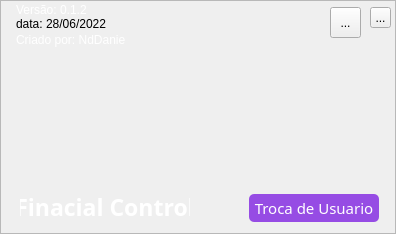
               <widget class="QWidget" name="page_central">
                <property name="styleSheet">
                 <string notr="true">QToolTip{
	background-color: rgb(170, 85, 255);
	color: rgb(255, 255, 255);
	border-left: 3px solid rgb(255, 255, 255);
	pedding-left: 8px;
}</string>
                </property>
                <layout class="QVBoxLayout" name="verticalLayout_3">
                 <property name="spacing">
                  <number>0</number>
                 </property>
                 <property name="leftMargin">
                  <number>0</number>
                 </property>
                 <property name="topMargin">
                  <number>0</number>
                 </property>
                 <property name="rightMargin">
                  <number>0</number>
                 </property>
                 <property name="bottomMargin">
                  <number>0</number>
                 </property>
                 <item>
                  <widget class="QFrame" name="centro">
                   <property name="minimumSize">
                    <size>
                     <width>396</width>
                     <height>234</height>
                    </size>
                   </property>
                   <property name="maximumSize">
                    <size>
                     <width>396</width>
                     <height>237</height>
                    </size>
                   </property>
                   <property name="styleSheet">
                    <string notr="true"/>
                   </property>
                   <property name="frameShape">
                    <enum>QFrame::StyledPanel</enum>
                   </property>
                   <property name="frameShadow">
                    <enum>QFrame::Raised</enum>
                   </property>
                   <widget class="QLabel" name="Nome">
                    <property name="geometry">
                     <rect>
                      <x>20</x>
                      <y>197</y>
                      <width>170</width>
                      <height>20</height>
                     </rect>
                    </property>
                    <property name="font">
                     <font>
                      <family>Segoe UI Semibold</family>
                      <pointsize>17</pointsize>
                      <bold>true</bold>
                     </font>
                    </property>
                    <property name="styleSheet">
                     <string notr="true">color:#ffffff</string>
                    </property>
                    <property name="text">
                     <string>Finacial Control</string>
                    </property>
                    <property name="alignment">
                     <set>Qt::AlignCenter</set>
                    </property>
                   </widget>
                   <widget class="QPushButton" name="TrocaDeUsuario">
                    <property name="geometry">
                     <rect>
                      <x>249</x>
                      <y>194</y>
                      <width>130</width>
                      <height>28</height>
                     </rect>
                    </property>
                    <property name="font">
                     <font>
                      <family>Segoe UI Semibold</family>
                      <pointsize>11</pointsize>
                      <bold>false</bold>
                     </font>
                    </property>
                    <property name="toolTip">
                     <string>&lt;html&gt;&lt;head/&gt;&lt;body&gt;&lt;p&gt;Deslogar da conta atual&lt;/p&gt;&lt;/body&gt;&lt;/html&gt;</string>
                    </property>
                    <property name="styleSheet">
                     <string notr="true">QPushButton{
color:#ffffff;
background-color: rgb(150, 76, 228);
border-radius:5px;
}
QPushButton:hover{
color:#ffffff;
background-color: rgb(141, 72, 215);
border-radius:5px;
}
QPushButton:pressed{
color:#ffffff;
background-color: rgb(150, 76, 228);
border-radius:5px;
}
QToolTip{
background-color: rgb(170, 85, 255);
border-radius:3px;
border:3px solid rgb(255, 255, 255);
}</string>
                    </property>
                    <property name="text">
                     <string>Troca de Usuario</string>
                    </property>
                   </widget>
                   <widget class="QToolButton" name="camera">
                    <property name="geometry">
                     <rect>
                      <x>330</x>
                      <y>7</y>
                      <width>31</width>
                      <height>31</height>
                     </rect>
                    </property>
                    <property name="toolTip">
                     <string>&lt;html&gt;&lt;head/&gt;&lt;body&gt;&lt;p&gt;&lt;span style=&quot; color:#ffffff;&quot;&gt;WebCamOFF&lt;/span&gt;&lt;/p&gt;&lt;/body&gt;&lt;/html&gt;</string>
                    </property>
                    <property name="styleSheet">
                     <string notr="true">QToolButton:hover{
	background-color: rgb(150, 76, 228);
	border-radius:10px;
}
QToolButton:pressed{
	background-color: rgb(170, 85, 255);
	border-radius:10px;
}</string>
                    </property>
                    <property name="text">
                     <string>...</string>
                    </property>
                    <property name="icon">
                     <iconset>
                      <normaloff>../img/Instagram_90px.png</normaloff>../img/Instagram_90px.png</iconset>
                    </property>
                    <property name="iconSize">
                     <size>
                      <width>100</width>
                      <height>200</height>
                     </size>
                    </property>
                   </widget>
                   <widget class="QLabel" name="data">
                    <property name="geometry">
                     <rect>
                      <x>16</x>
                      <y>16</y>
                      <width>91</width>
                      <height>16</height>
                     </rect>
                    </property>
                    <property name="whatsThis">
                     <string/>
                    </property>
                    <property name="styleSheet">
                     <string notr="true"/>
                    </property>
                    <property name="text">
                     <string>&lt;html&gt;&lt;head/&gt;&lt;body&gt;&lt;p&gt;&lt;span style=&quot; color:#dcbbff;&quot;&gt;data:  &lt;/span&gt;&lt;span style=&quot; color:#c297ff;&quot;/&gt;&lt;span style=&quot; color:#ffffff;&quot;&gt;28/06/2022&lt;/span&gt;&lt;/p&gt;&lt;/body&gt;&lt;/html&gt;</string>
                    </property>
                   </widget>
                   <widget class="QLabel" name="criadoPor">
                    <property name="geometry">
                     <rect>
                      <x>16</x>
                      <y>32</y>
                      <width>110</width>
                      <height>16</height>
                     </rect>
                    </property>
                    <property name="styleSheet">
                     <string notr="true">color:#ffffff;
</string>
                    </property>
                    <property name="text">
                     <string>Criado por: NdDaniel</string>
                    </property>
                   </widget>
                   <widget class="QToolButton" name="fechar_1">
                    <property name="geometry">
                     <rect>
                      <x>370</x>
                      <y>7</y>
                      <width>21</width>
                      <height>21</height>
                     </rect>
                    </property>
                    <property name="toolTip">
                     <string>&lt;html&gt;&lt;head/&gt;&lt;body&gt;&lt;p&gt;&lt;span style=&quot; color:#ffffff;&quot;&gt;Fechar&lt;/span&gt;&lt;/p&gt;&lt;/body&gt;&lt;/html&gt;</string>
                    </property>
                    <property name="styleSheet">
                     <string notr="true">QToolButton:hover{
	background-color: rgb(150, 76, 228);
	border-radius:10px;
}
QToolButton:pressed{
	background-color: rgb(170, 85, 255);
	border-radius:10px;
}</string>
                    </property>
                    <property name="text">
                     <string>...</string>
                    </property>
                    <property name="icon">
                     <iconset>
                      <normaloff>../img/cancel_512px.png</normaloff>../img/cancel_512px.png</iconset>
                    </property>
                    <property name="iconSize">
                     <size>
                      <width>20</width>
                      <height>20</height>
                     </size>
                    </property>
                   </widget>
                   <widget class="QLabel" name="logoPrincipal">
                    <property name="geometry">
                     <rect>
                      <x>99</x>
                      <y>50</y>
                      <width>206</width>
                      <height>131</height>
                     </rect>
                    </property>
                    <property name="styleSheet">
                     <string notr="true"/>
                    </property>
                    <property name="text">
                     <string/>
                    </property>
                    <property name="pixmap">
                     <pixmap>../img/logoCinacilaControl.png</pixmap>
                    </property>
                    <property name="alignment">
                     <set>Qt::AlignCenter</set>
                    </property>
                   </widget>
                   <widget class="QLabel" name="logo">
                    <property name="geometry">
                     <rect>
                      <x>24</x>
                      <y>80</y>
                      <width>81</width>
                      <height>81</height>
                     </rect>
                    </property>
                    <property name="font">
                     <font>
                      <pointsize>4</pointsize>
                     </font>
                    </property>
                    <property name="styleSheet">
                     <string notr="true">border-radius:40px;
</string>
                    </property>
                    <property name="text">
                     <string/>
                    </property>
                    <property name="pixmap">
                     <pixmap>../img/cinacisl control2.png</pixmap>
                    </property>
                   </widget>
                   <widget class="QLabel" name="versao">
                    <property name="geometry">
                     <rect>
                      <x>16</x>
                      <y>2</y>
                      <width>110</width>
                      <height>16</height>
                     </rect>
                    </property>
                    <property name="font">
                     <font>
                      <pointsize>9</pointsize>
                     </font>
                    </property>
                    <property name="styleSheet">
                     <string notr="true">color:#ffffff;
</string>
                    </property>
                    <property name="text">
                     <string>Versão: 0.1.2</string>
                    </property>
                   </widget>
                  </widget>
                 </item>
                </layout>
               </widget>
